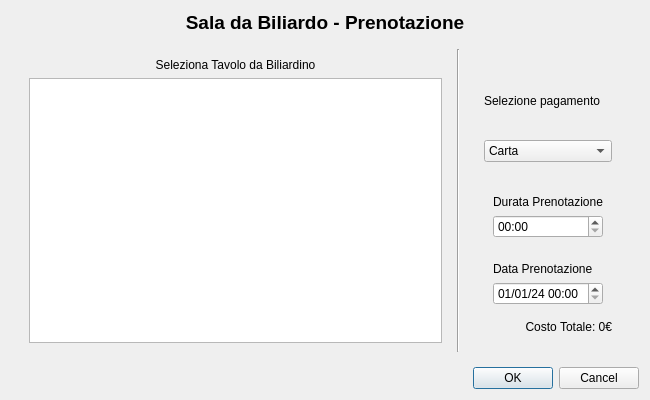
<?xml version="1.0" encoding="UTF-8"?>
<ui version="4.0">
 <class>Dialog</class>
 <widget class="QDialog" name="Dialog">
  <property name="geometry">
   <rect>
    <x>0</x>
    <y>0</y>
    <width>650</width>
    <height>400</height>
   </rect>
  </property>
  <property name="windowTitle">
   <string>Sala da Biliardo - Prenotazione</string>
  </property>
  <layout class="QVBoxLayout" name="verticalLayout_Main">
   <item>
    <widget class="QLabel" name="lblTitoloSalaBiliardo">
     <property name="font">
      <font>
       <pointsize>14</pointsize>
       <weight>75</weight>
       <bold>true</bold>
      </font>
     </property>
     <property name="text">
      <string>Sala da Biliardo - Prenotazione</string>
     </property>
     <property name="alignment">
      <set>Qt::AlignCenter</set>
     </property>
    </widget>
   </item>
   <item>
    <widget class="QWidget" name="mainContentContainer" native="true">
     <layout class="QHBoxLayout" name="horizontalLayout_MainContent">
      <item>
       <widget class="QWidget" name="tableSelectionContainer" native="true">
        <layout class="QVBoxLayout" name="verticalLayout_TableSelection">
         <item>
          <widget class="QLabel" name="lblSelezionaTavoloBiliardino">
           <property name="text">
            <string>Seleziona Tavolo da Biliardino</string>
           </property>
           <property name="alignment">
            <set>Qt::AlignCenter</set>
           </property>
          </widget>
         </item>
         <item>
          <widget class="QListWidget" name="lstTavoliBiliardino">
           <property name="selectionMode">
            <enum>QAbstractItemView::NoSelection</enum>
           </property>
          </widget>
         </item>
        </layout>
       </widget>
      </item>
      <item>
       <widget class="Line" name="lineVerticalSeparator">
        <property name="orientation">
         <enum>Qt::Vertical</enum>
        </property>
       </widget>
      </item>
      <item>
       <widget class="QWidget" name="rightControlsContainer" native="true">
        <layout class="QVBoxLayout" name="verticalLayout_RightControls">
         <item>
          <widget class="QWidget" name="paymentContainer" native="true">
           <layout class="QVBoxLayout" name="verticalLayout_Payment">
            <item>
             <widget class="QLabel" name="lblSelezionePagamento">
              <property name="text">
               <string>Selezione pagamento</string>
              </property>
             </widget>
            </item>
            <item>
             <widget class="QComboBox" name="cmbPagamento">
              <item>
               <property name="text">
                <string>Carta</string>
               </property>
              </item>
              <item>
               <property name="text">
                <string>Contanti</string>
               </property>
              </item>
             </widget>
            </item>
           </layout>
          </widget>
         </item>
         <item>
          <widget class="QWidget" name="durationDateCostContainer" native="true">
           <layout class="QVBoxLayout" name="verticalLayout_DurationDateCost">
            <item>
             <widget class="QWidget" name="durationContainer" native="true">
              <layout class="QVBoxLayout" name="verticalLayout_Duration">
               <item>
                <widget class="QLabel" name="lblDurataPrenotazione">
                 <property name="text">
                  <string>Durata Prenotazione</string>
                 </property>
                </widget>
               </item>
               <item>
                <widget class="QTimeEdit" name="timeEditDurata">
                 <property name="displayFormat">
                  <string>HH:mm</string>
                 </property>
                </widget>
               </item>
              </layout>
             </widget>
            </item>
            <item>
             <widget class="QWidget" name="dateContainer" native="true">
              <layout class="QVBoxLayout" name="verticalLayout_Date">
               <item>
                <widget class="QLabel" name="lblDataPrenotazione">
                 <property name="text">
                  <string>Data Prenotazione</string>
                 </property>
                </widget>
               </item>
               <item>
                <widget class="QDateTimeEdit" name="dateTimeEditData">
                 <property name="displayFormat">
                  <string>dd/MM/yy HH:mm</string>
                 </property>
                 <property name="date">
                  <date>
                   <year>2024</year>
                   <month>1</month>
                   <day>1</day>
                  </date>
                 </property>
                 <property name="time">
                  <time>
                   <hour>0</hour>
                   <minute>0</minute>
                   <second>0</second>
                  </time>
                 </property>
                </widget>
               </item>
              </layout>
             </widget>
            </item>
            <item>
             <widget class="QLabel" name="lblCostoTotale">
              <property name="text">
               <string>Costo Totale: 0€</string>
              </property>
              <property name="alignment">
               <set>Qt::AlignRight|Qt::AlignTrailing|Qt::AlignVCenter</set>
              </property>
             </widget>
            </item>
           </layout>
          </widget>
         </item>
        </layout>
       </widget>
      </item>
     </layout>
    </widget>
   </item>
   <item>
    <widget class="QDialogButtonBox" name="buttonBox">
     <property name="orientation">
      <enum>Qt::Horizontal</enum>
     </property>
     <property name="standardButtons">
      <set>QDialogButtonBox::Cancel|QDialogButtonBox::Ok</set>
     </property>
    </widget>
   </item>
  </layout>
 </widget>
 <resources/>
 <connections>
  <connection>
   <sender>buttonBox</sender>
   <signal>accepted()</signal>
   <receiver>Dialog</receiver>
   <slot>accept()</slot>
   <hints>
    <hint type="sourcelabel">
     <x>571</x>
     <y>373</y>
    </hint>
    <hint type="destinationlabel">
     <x>324</x>
     <y>199</y>
    </hint>
   </hints>
  </connection>
  <connection>
   <sender>buttonBox</sender>
   <signal>rejected()</signal>
   <receiver>Dialog</receiver>
   <slot>reject()</slot>
   <hints>
    <hint type="sourcelabel">
     <x>639</x>
     <y>373</y>
    </hint>
    <hint type="destinationlabel">
     <x>324</x>
     <y>199</y>
    </hint>
   </hints>
  </connection>
 </connections>
</ui>
